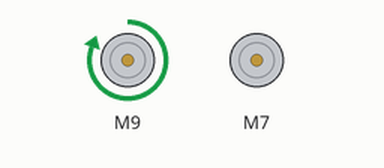
Recording of a sketch running on a simulated Arduino Uno, built with avr-gcc and run on an emulated ATmega328P. Parts: 2 × DC motor (green arrow = forward, orange = backward, longer = faster).

Above: at 0.1 s.
At 5.1 s:
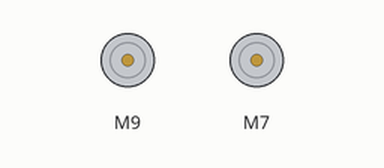
Timing chart, 0 to 6.6 s (numbered marks = the images above):
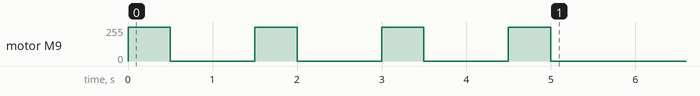

The sketch:

Petrosains2018_lower_test.ino.ino
```cpp
// This is the library for the TB6612 that contains the class Motor and all the
// functions
#include <SparkFun_TB6612.h>
#define PWMA 5
#define AIN2 6
#define AIN1 7
#define STBY 8
#define BIN1 9//motor
#define BIN2 10
#define PWMB 11

const int offsetA = 1;
const int offsetB = 1;
Motor motorRight = Motor(AIN1, AIN2, PWMA, offsetA, STBY);
Motor motorLeft = Motor(BIN1, BIN2, PWMB, offsetB, STBY);


int S = 500;


void setup()
{
  for (int x=0;x<4;x++){
   brake(motorLeft,motorRight);
      motorLeft.drive(255, S);//right

      brake(motorLeft, motorRight);
      delay(1000);
  }
}


void loop()
{

}
```
